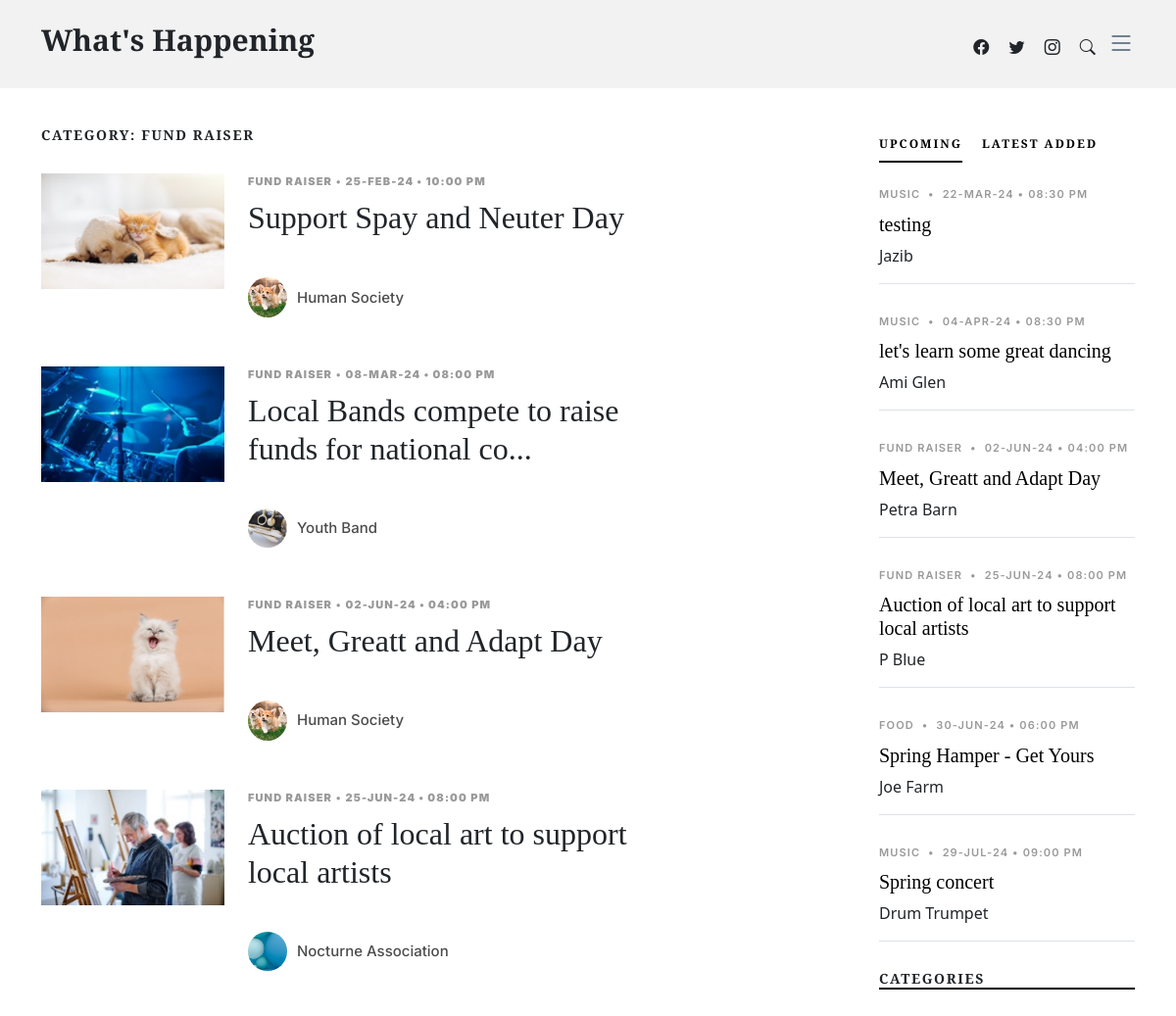
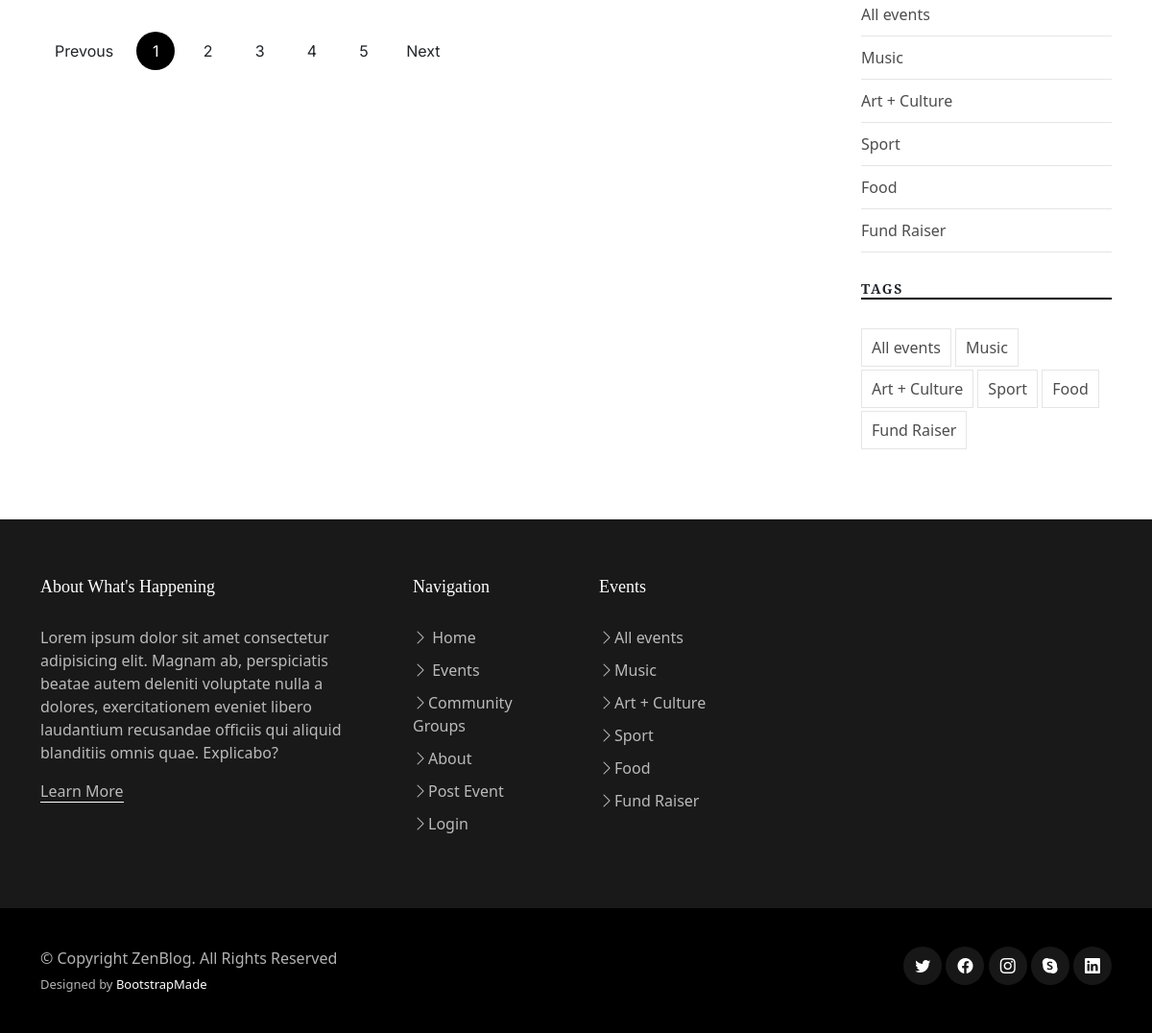
Screenshot of /events.php?category=Fund+Raiser with the database file from the repository (2 pictures, top to bottom).
### tables this page shows
CREATE TABLE `events` (
  `EventID` int(11) NOT NULL,
  `EventTypeID` int(11) NOT NULL,
  `GroupID` int(11) NOT NULL,
  `EventDate` timestamp NOT NULL DEFAULT CURRENT_TIMESTAMP,
  `SubmitDate` timestamp NOT NULL DEFAULT CURRENT_TIMESTAMP,
  `EventTitle` varchar(100) NOT NULL,
  `EventImage` varchar(50) NOT NULL,
  `EventDesc` text NOT NULL
);

CREATE TABLE `eventtypes` (
  `EventTypeID` int(11) NOT NULL,
  `EventType` varchar(100) NOT NULL
);

CREATE TABLE `groups` (
  `GroupID` int(11) NOT NULL,
  `GroupName` varchar(100) NOT NULL,
  `GroupImage` varchar(50) NOT NULL,
  `GroupType` varchar(100) NOT NULL,
  `GroupDesc` text NOT NULL,
  `ContactName` varchar(255) NOT NULL,
  `ContactEmail` varchar(255) NOT NULL
);

### events.php (the view, shortened to what this page needs)
<!DOCTYPE html>
<html lang="en">
<head>
  <link href="assets/vendor/bootstrap/css/bootstrap.min.css" rel="stylesheet">
  <link href="assets/vendor/bootstrap-icons/bootstrap-icons.css" rel="stylesheet">
  <link href="assets/vendor/swiper/swiper-bundle.min.css" rel="stylesheet">
  <link href="assets/vendor/glightbox/css/glightbox.min.css" rel="stylesheet">
  <link href="assets/vendor/aos/aos.css" rel="stylesheet">
  <link href="assets/css/variables.css" rel="stylesheet">
  <link href="assets/css/main.css" rel="stylesheet">
</head>
<body>
  <header id="header" class="header d-flex align-items-center fixed-top">
    <div class="container-fluid container-xl d-flex align-items-center justify-content-between">
      <a href="index.php" class="logo d-flex align-items-center">
        <h1>What's Happening</h1>
      </a>
      <div class="position-relative">
        <a href="#" class="mx-2"><span class="bi-facebook"></span></a>
        <a href="#" class="mx-2"><span class="bi-twitter"></span></a>
        <a href="#" class="mx-2"><span class="bi-instagram"></span></a>
        <a href="#" class="mx-2 js-search-open"><span class="bi-search"></span></a>
        <i class="bi bi-list mobile-nav-toggle"></i>
      </div>
    </div>
  </header>
  <main id="main">
    <section>
      <div class="container">
        <div class="row">
          <div class="col-md-9" data-aos="fade-up">
            <div class="col-md-9" data-aos="fade-up">
              <h3 class="category-title">Category:
                <?php
                if (isset ($_GET['category'])) {
                  echo $_GET['category'];
                } else {
                  echo "All";
                }
                ?>
              </h3>
              <?php
              include './serverlogin.php';
              $connection = new mysqli($db_hostname, $db_username, $db_password, $db_database);
              $eventType = isset ($_GET['category']) ? $_GET['category'] : '';
              $query = "SELECT Events.*, Groups.GroupName, Groups.GroupImage, EventTypes.EventType
                                      FROM Events
                                      INNER JOIN Groups ON Events.GroupID = Groups.GroupID
                                      INNER JOIN EventTypes ON Events.EventTypeID = EventTypes.EventTypeID";
              if (!empty ($eventType) && $eventType != 'All') {
                $query .= " WHERE EventTypes.EventType = '$eventType'";
              }
              $query .= " ORDER BY STR_TO_DATE(Events.EventDate, '%Y-%m-%d %h:%i %p') ASC";
              $result = mysqli_query($connection, $query);
              if ($result) {
                while ($row = mysqli_fetch_assoc($result)) {
                  $formattedDateTime = date_format(date_create($row['EventDate']), 'd-M-y') . ' &bull; ' . date_format(date_create($row['EventDate']), 'h:i A');
                  echo '<div class="d-md-flex post-entry-2 small-img">
                                      <form action="single-post.php" method="post" class="me-4 thumbnail">
                                        <input type="hidden" name="EventID" value="' . $row['EventID'] . '">
                                        <button type="submit" style="border: none; background: none; padding: 0; margin: 0;">
                                            <img src="' . $row['EventImage'] . '" alt="" class="img-fluid">
                                        </button>
                                    </form>
                                    <div>
                                        <div class="post-meta"><strong><span>' . $row['EventType'] . '</span><span class="mx-1">&bullet;</span><span class="date">' . $formattedDateTime . '</span></strong></div>
                                        <form action="single-post.php" method="post">
                                          <h2>' . $row['EventTitle'] . '</h2>
                                          <h3 style="margin: 0;"><button type="submit" style="border: none; background: none; padding: 0; margin: 0; color: inherit; text-decoration: none;">' . $row['Title'] . '</button></h3>
                                        </form>
                                        <div class="d-flex align-items-center author">
                                            <div class="photo"><img src="' . $row['GroupImage'] . '" alt="" class="img-fluid"></div>
                                            <div class="name">
                                                <h3 class="m-0 p-0">' . $row['GroupName'] . '</h3>
                                            </div>
                                        </div>
                                    </div>
                                  </div>';
                }
              } else {
                echo "Error fetching events: " . mysqli_error($connection);
              }
              ?>
            </div>
            <div class="text-start py-4">
              <div class="custom-pagination">
                <a href="#" class="prev">Prevous</a>
                <a href="#" class="active">1</a>
                <a href="#">2</a>
                <a href="#">3</a>
                <a href="#">4</a>
                <a href="#">5</a>
                <a href="#" class="next">Next</a>
              </div>
            </div>
          </div>
          <div class="col-md-3">
            <div class="aside-block">
              <ul class="nav nav-pills custom-tab-nav mb-4" id="pills-tab" role="tablist">
                <li class="nav-item" role="presentation">
                  <button class="nav-link active" id="pills-popular-tab" data-bs-toggle="pill"
                    data-bs-target="#pills-popular" type="button" role="tab" aria-controls="pills-popular"
                    aria-selected="true">Upcoming</button>
                </li>
                <li class="nav-item" role="presentation">
                  <button class="nav-link" id="pills-trending-tab" data-bs-toggle="pill"
                    data-bs-target="#pills-trending" type="button" role="tab" aria-controls="pills-trending"
                    aria-selected="false">Latest Added</button>
                </li>
              </ul>
              <div class="tab-content" id="pills-tabContent">
                <?php
                include_once 'serverlogin.php';
                $connection = new mysqli($db_hostname, $db_username, $db_password, $db_database);
                $happeningSoonQuery = "SELECT e.*, et.EventType, c.ContactName
                    FROM events e
                    JOIN eventtypes et ON e.EventTypeID = et.EventTypeID
                    JOIN groups c ON e.GroupID = c.GroupID
                    WHERE e.EventDate >= CURDATE()
                    ORDER BY e.EventDate ASC";
                $happeningSoonResult = mysqli_query($connection, $happeningSoonQuery);
                if ($happeningSoonResult) {
                  echo '<div class="tab-pane fade show active" id="pills-popular" role="tabpanel" aria-labelledby="pills-popular-tab">';
                  while ($happeningSoonEvent = mysqli_fetch_assoc($happeningSoonResult)) {
                    $formattedDateTime = date_format(date_create($happeningSoonEvent['EventDate']), 'd-M-y') . ' &bull; ' . date_format(date_create($happeningSoonEvent['EventDate']), 'h:i A');
                    echo '<div class="post-entry-1 border-bottom">
                <div class="post-meta"><span class="date">' . $happeningSoonEvent['EventType'] . '</span> <span class="mx-1">&bullet;</span>
                    <span>' . $formattedDateTime . '</span>
                </div>
                <h2 class="mb-2"><a href="#">' . $happeningSoonEvent['EventTitle'] . '</a></h2>
                <span class="author mb-3 d-block">' . $happeningSoonEvent['ContactName'] . '</span>
            </div>';
                  }
                  echo '</div>';
                } else {
                  echo "Error: " . mysqli_error($connection);
                }
                ?>
              </div>
            </div>
            <div class="aside-block">
              <h3 class="aside-title">Categories</h3>
              <ul class="aside-links list-unstyled">
                <li><a href="events.php?category=All">All events</a></li>
                <li><a href="events.php?category=Music">Music</a></li>
                <li><a href="events.php?category=Art+Culture">Art + Culture</a></li>
                <li><a href="events.php?category=Sport">Sport</a></li>
                <li><a href="events.php?category=Food">Food</a></li>
                <li><a href="events.php?category=Fund+Raiser">Fund Raiser</a></li>
              </ul>
            </div>
            <div class="aside-block">
              <h3 class="aside-title">Tags</h3>
              <ul class="aside-tags list-unstyled">
                <li><a href="events.php?category=All">All events</a></li>
                <li><a href="events.php?category=Music">Music</a></li>
                <li><a href="events.php?category=Art+Culture">Art + Culture</a></li>
                <li><a href="events.php?category=Sport">Sport</a></li>
                <li><a href="events.php?category=Food">Food</a></li>
                <li><a href="events.php?category=Fund+Raiser">Fund Raiser</a></li>
              </ul>
            </div>
          </div>
        </div>
      </div>
    </section>
  </main>
  <footer id="footer" class="footer">
    <div class="footer-content">
      <div class="container">
        <div class="row g-5">
          <div class="col-lg-4">
            <h3 class="footer-heading">About What's Happening</h3>
            <p>Lorem ipsum dolor sit amet consectetur adipisicing elit. Magnam ab, perspiciatis beatae autem deleniti
              voluptate nulla a dolores, exercitationem eveniet libero laudantium recusandae officiis qui aliquid
              blanditiis omnis quae. Explicabo?</p>
            <p><a href="about.php" class="footer-link-more">Learn More</a></p>
          </div>
          <div class="col-6 col-lg-2">
            <h3 class="footer-heading">Navigation</h3>
            <ul class="footer-links list-unstyled">
              <li><a href="index.php"><i class="bi bi-chevron-right"></i> Home</a></li>
              <li><a href="events.php"><i class="bi bi-chevron-right"></i> Events</a></li>
              <li><a href="groups.php"><i class="bi bi-chevron-right"></i>Community Groups</a></li>
              <li><a href="about.php"><i class="bi bi-chevron-right"></i>About</a></li>
              <li><a href="post.php"><i class="bi bi-chevron-right"></i>Post Event</a></li>
              <li><a href="login.php"><i class="bi bi-chevron-right"></i>Login</a></li>
            </ul>
          </div>
          <div class="col-6 col-lg-2">
            <h3 class="footer-heading">Events</h3>
            <ul class="footer-links list-unstyled">
              <li><a href="events.php?category=All" class="bi bi-chevron-right">All events</a></li>
              <li><a href="events.php?category=Music" class="bi bi-chevron-right">Music</a></li>
              <li><a href="events.php?category=Art+Culture" class="bi bi-chevron-right">Art + Culture</a></li>
              <li><a href="events.php?category=Sport" class="bi bi-chevron-right">Sport</a></li>
              <li><a href="events.php?category=Food" class="bi bi-chevron-right">Food</a></li>
              <li><a href="events.php?category=Fund+Raiser" class="bi bi-chevron-right">Fund Raiser</a></li>
            </ul>
          </div>
        </div>
      </div>
    </div>
    <div class="footer-legal">
      <div class="container">
        <div class="row justify-content-between">
          <div class="col-md-6 text-center text-md-start mb-3 mb-md-0">
            <div class="copyright">
              © Copyright <strong><span>ZenBlog</span></strong>. All Rights Reserved
            </div>
            <div class="credits">
              Designed by <a href="https://bootstrapmade.com/">BootstrapMade</a>
            </div>
          </div>
          <div class="col-md-6">
            <div class="social-links mb-3 mb-lg-0 text-center text-md-end">
              <a href="#" class="twitter"><i class="bi bi-twitter"></i></a>
              <a href="#" class="facebook"><i class="bi bi-facebook"></i></a>
              <a href="#" class="instagram"><i class="bi bi-instagram"></i></a>
              <a href="#" class="google-plus"><i class="bi bi-skype"></i></a>
              <a href="#" class="linkedin"><i class="bi bi-linkedin"></i></a>
            </div>
          </div>
        </div>
      </div>
    </div>
  </footer>
</body>
</html>

### assets/css/variables.css (style rules this page uses)
:root { --font-default: 'EB Garamond', system-ui, -apple-system, "Segoe UI", Roboto, "Helvetica Neue", Arial, "Noto Sans", "Liberation Sans", sans-serif, "Apple Color Emoji", "Segoe UI Emoji", "Segoe UI Symbol", "Noto Color Emoji"; --font-primary: 'EB Garamond', serif; --font-secondary: 'Inter', sans-serif; --color-default: #212529; --color-default-rgb: 33, 37, 41; --color-links: #212529; --color-links-hover: #15171a; --color-primary: #212529; --color-primary-light: #26282c; --color-primary-dark: #0b0c0e; --color-primary-rgb: 33, 37, 41; --color-primary-light-rgb: 38, 40, 44; --color-primary-dark-rgb: 11, 12, 14; --color-secondary: #596d80; --color-secondary-light: #8498aa; --color-secondary-dark: #404f5c; --color-secondary-rgb: 89, 109, 128; --color-secondary-light-rgb: 132, 152, 170; --color-secondary-dark-rgb: 64, 79, 92; --color-blue: #0d6efd; --color-blue-rgb: 13, 110, 253; --color-indigo: #6610f2; --color-indigo-rgb: 102, 16, 242; --color-purple: #6f42c1; --color-purple-rgb: 111, 66, 193; --color-pink: #f3268c; --color-pink-rgb: 243, 38, 140; --color-red: #df1529; --color-red-rgb: 223, 21, 4; --color-orange: #fd7e14; --color-orange-rgb: 253, 126, 20; --color-yellow: #ffc107; --color-yellow-rgb: 255, 193, 7; --color-green: #059652; --color-green-rgb: 5, 150, 82; --color-teal: #20c997; --color-teal-rgb: 32, 201, 151; --color-cyan: #0dcaf0; --color-cyan-rgb: 13, 202, 240; --color-white: #ffffff; --color-white-rgb: 255, 255, 255; --color-gray: #6c757d; --color-gray-rgb: 108, 117, 125; --color-black: #000000; --color-black-rgb: 0, 0, 0; }
:root { --bs-blue: var(--color-blue); --bs-indigo: var(--color-indigo); --bs-purple: var(--color-purple); --bs-pink: var(--color-pink); --bs-red: var(--color-red); --bs-orange: var(--color-orange); --bs-yellow: var(--color-yellow); --bs-green: var(--color-green); --bs-teal: var(--color-teal); --bs-cyan: var(--color-cyan); --bs-white: var(--color-white); --bs-gray: var(--color-gray); --bs-gray-dark: #343a40; --bs-gray-100: #f8f9fa; --bs-gray-200: #e9ecef; --bs-gray-300: #dee2e6; --bs-gray-400: #ced4da; --bs-gray-500: #adb5bd; --bs-gray-600: #6c757d; --bs-gray-700: #495057; --bs-gray-800: #343a40; --bs-gray-900: #212529; --bs-primary: var(--color-blue); --bs-secondary: var(--color-blue); --bs-success: #198754; --bs-info: #0dcaf0; --bs-warning: #ffc107; --bs-danger: #dc3545; --bs-light: #f8f9fa; --bs-dark: #212529; --bs-primary-rgb: var(--color-primary-rgb); --bs-secondary-rgb: var(--color-secondary-rgb); --bs-success-rgb: 25, 135, 84; --bs-info-rgb: 13, 202, 240; --bs-warning-rgb: 255, 193, 7; --bs-danger-rgb: 220, 53, 69; --bs-light-rgb: 248, 249, 250; --bs-dark-rgb: 33, 37, 41; --bs-white-rgb: var(--color-white-rgb); --bs-black-rgb: var(--color-black-rgb); --bs-body-color-rgb: var(--color-default-rgb); --bs-body-bg-rgb: 255, 255, 255; --bs-font-sans-serif: var(--font-default); --bs-font-monospace: SFMono-Regular, Menlo, Monaco, Consolas, "Liberation Mono", "Courier New", monospace; --bs-gradient: linear-gradient(180deg, rgba(255, 255, 255, 0.15), rgba(255, 255, 255, 0)); --bs-body-font-family: var(--font-default); --bs-body-font-size: 1rem; --bs-body-font-weight: 400; --bs-body-line-height: 1.5; --bs-body-color: var(--color-default); --bs-body-bg: #fff; }

### rows the page displays
events: EventImage (picture), EventTypeID.EventType "FUND RAISER", EventDate "25-FEB-24 • 10:00 PM", EventTitle "Support Spay and Neuter Day", GroupID.GroupImage (picture), GroupID.GroupName "Human Society"
events: EventImage (picture), EventTypeID.EventType "FUND RAISER", EventDate "08-MAR-24 • 08:00 PM", EventTitle "Local Bands compete to raise funds for national co...", GroupID.GroupImage (picture), GroupID.GroupName "Youth Band"
events: EventImage (picture), EventTypeID.EventType "FUND RAISER", EventDate "02-JUN-24 • 04:00 PM", EventTitle "Meet, Greatt and Adapt Day", GroupID.GroupImage (picture), GroupID.GroupName "Human Society", GroupID.ContactName "Petra Barn"
events: EventImage (picture), EventTypeID.EventType "FUND RAISER", EventDate "25-JUN-24 • 08:00 PM", EventTitle "Auction of local art to support local artists", GroupID.GroupImage (picture), GroupID.GroupName "Nocturne Association", GroupID.ContactName "P Blue"
events: EventTypeID.EventType "MUSIC", EventDate "22-MAR-24 • 08:30 PM", EventTitle "testing", GroupID.ContactName "Jazib"
events: EventTypeID.EventType "MUSIC", EventDate "04-APR-24 • 08:30 PM", EventTitle "let's learn some great dancing", GroupID.ContactName "Ami Glen"
events: EventTypeID.EventType "FOOD", EventDate "30-JUN-24 • 06:00 PM", EventTitle "Spring Hamper - Get Yours", GroupID.ContactName "Joe Farm"
events: EventTypeID.EventType "MUSIC", EventDate "29-JUL-24 • 09:00 PM", EventTitle "Spring concert", GroupID.ContactName "Drum Trumpet"

### other values shown
$_GET['category'] "FUND RAISER"
